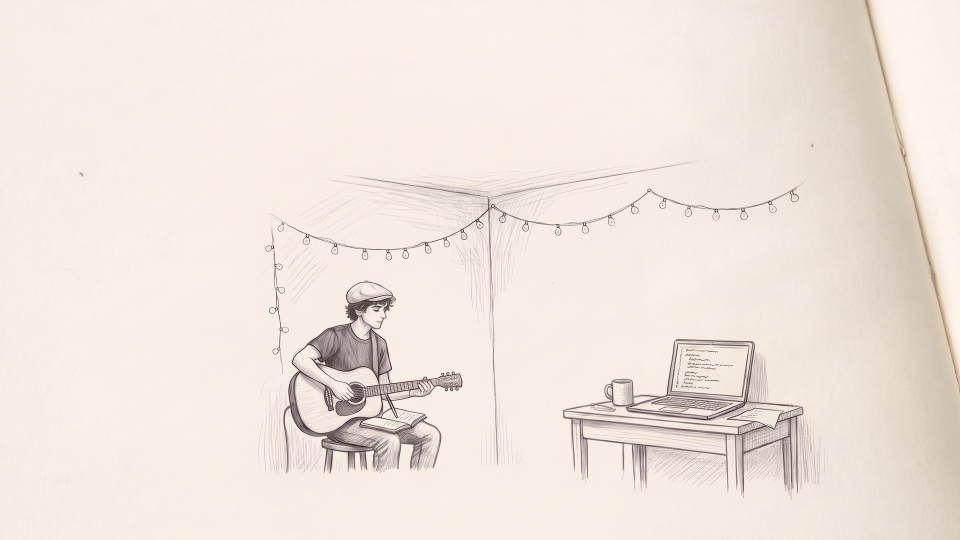
#> input picture media/act5/tex/page01.jpg, 1920 x 1080 px, given in place of f_00021.jpg, which was not available (shown at 1/2 size)
$ python pb_spread47_ab.py ../../media/act5/tex/page01.jpg
#> lines starting #> are read from the running program, lines starting #| are printed output that depends on the picture; after the words box and inside, x2 and y2 are one past the last pixel; in counts of white or black regions, pixels touching at a corner belong together; pictures that were not available may be replaced by others from this repository, and a replacement may not be noted
"""v4.7 v47_outro: before/after crops (v46r2b vs v47 frames + the end page) for review.
    $OSPY tools/cutscenes/pb_spread47_ab.py OUTDIR"""
import sys, os, cv2, numpy as np
R = "/home/jade/Documents/vibesong/media/act5/"; out = sys.argv[1]; os.makedirs(out, exist_ok=True)
D = R + "frames/%s/1080/f_%05d.jpg"
def lab(im, t):
    cv2.rectangle(im, (0, 0), (len(t) * 9 + 8, 20), (255, 255, 255), -1); cv2.putText(im, t, (4, 15), 0, 0.5, (30, 30, 30), 1, cv2.LINE_AA); return im
def pair(a, b, box, s, ta, tb):
    x0, y0, x1, y1 = box; z = lambda q: cv2.resize(q[y0:y1, x0:x1], None, fx=s, fy=s, interpolation=cv2.INTER_CUBIC)
    A, B = lab(z(a), ta), lab(z(b), tb); return np.hstack([A, np.full((A.shape[0], 8, 3), 255, np.uint8), B])
for t in (187.00, 188.40, 190.00, 191.30, 193.00):
    k = round((t - 186.30) * 30)
    a, b = cv2.imread(D % ('spreadR_v46r2b', k)), cv2.imread(D % ('spreadR_v47', k))
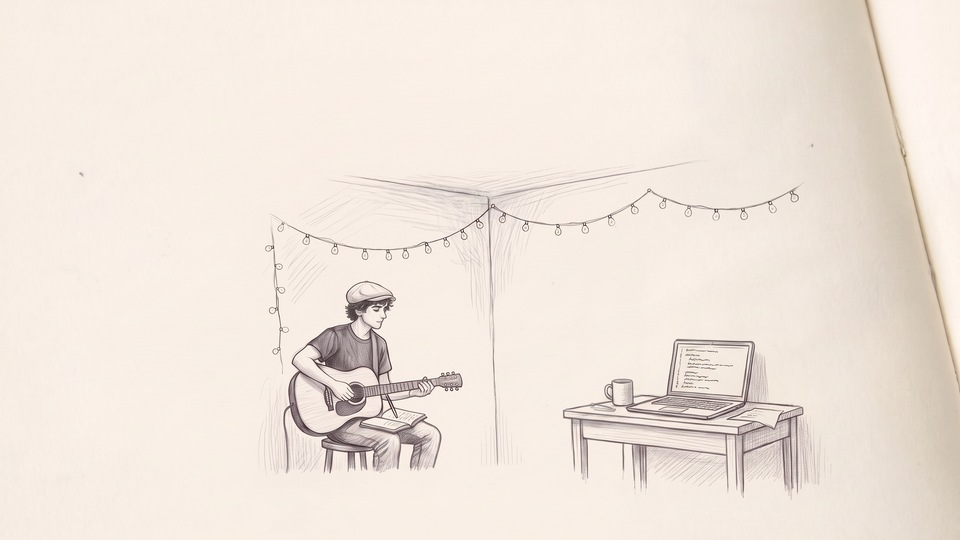
#> input picture media/act5/tex/page01_half.jpg, 960 x 540 px, given in place of f_00021.jpg, which was not available
#> a is the input picture: shape (1080, 1920, 3); mean B, G, R 220.6, 229.7, 240.2
#> b is the input picture: shape (540, 960, 3); mean B, G, R 220.5, 229.7, 240.2
    tag = f"{t:.2f}"
    cv2.imwrite(f"{out}/ab_{tag}_jacket_1.5x.jpg", pair(a, b, (820, 330, 1290, 820), 1.5, f"v4.6 {tag}", f"v4.7 {tag}"), [cv2.IMWRITE_JPEG_QUALITY, 92])
#> in lab, `cv2.rectangle(im, (0, 0), (len(t) * 9 + 8, 20), (255, 255, 255), -1)`:
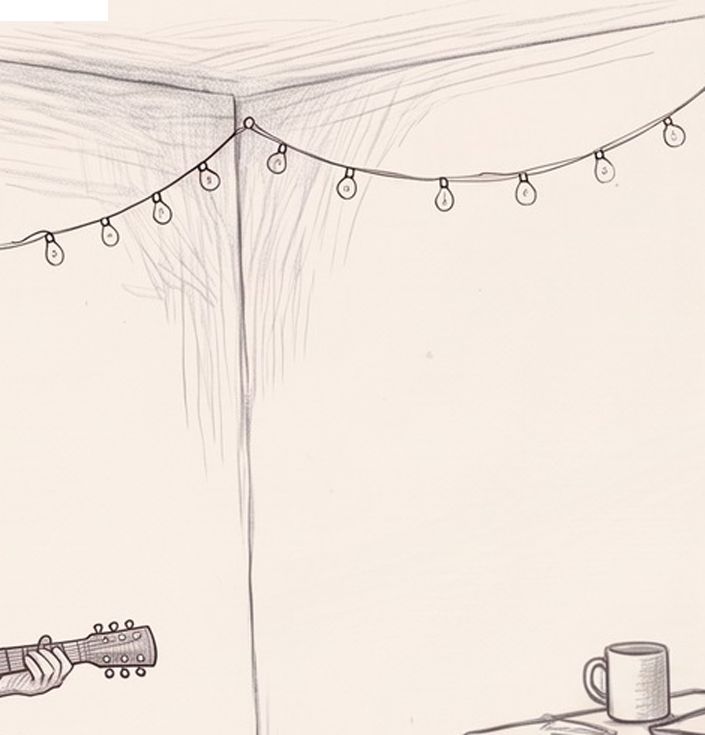
#> im: shape (735, 705, 3); mean of channels 0, 1, 2 223.2, 231.6, 241.8; drawn as B, G, R
#> in lab, `cv2.putText(im, t, (4, 15), 0, 0.5, (30, 30, 30), 1, cv2.LINE_AA)`:
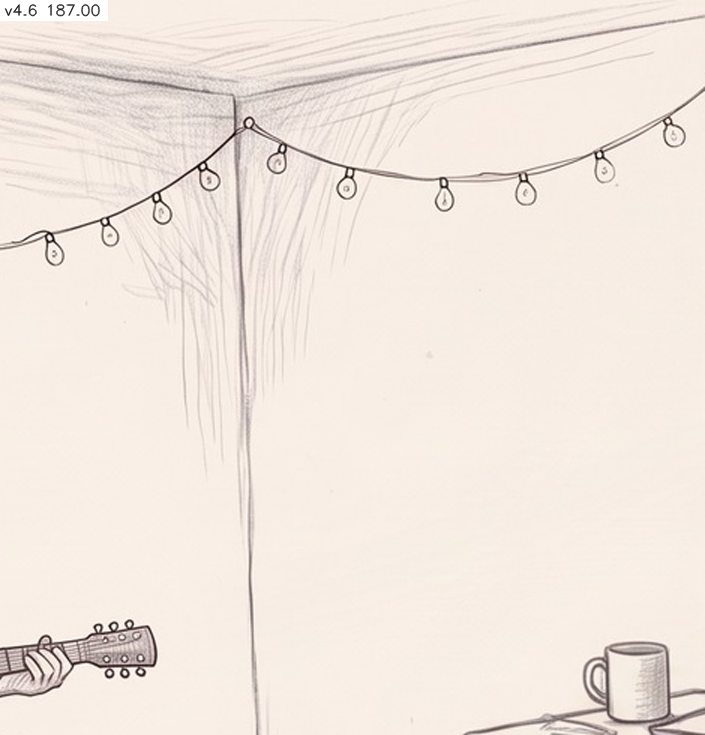
#> im: shape (735, 705, 3); 0.11% of pixels changed, all inside (x1, y1, x2, y2) = (4, 3, 101, 17); drawn as B, G, R
#> call 2 of lab, with t = 'v4.7 187.00'
#> in lab (call 2), `cv2.rectangle(im, (0, 0), (len(t) * 9 + 8, 20), (255, 255, 255), -1)`:
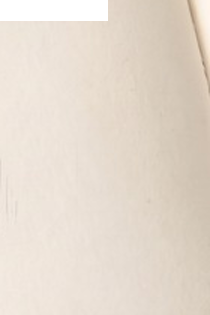
#> im: shape (315, 210, 3); mean of channels 0, 1, 2 206.2, 218.2, 229.1; drawn as B, G, R
#> in lab (call 2), `cv2.putText(im, t, (4, 15), 0, 0.5, (30, 30, 30), 1, cv2.LINE_AA)`:
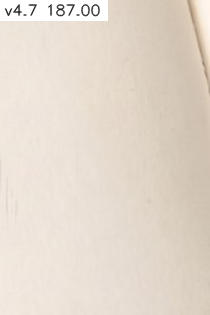
#> im: shape (315, 210, 3); 0.84% of pixels changed, all inside (x1, y1, x2, y2) = (4, 3, 101, 17); drawn as B, G, R
#> (the run stopped early here; a loop or call above may not have finished)
